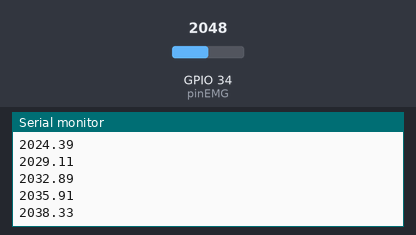
Simulated run of this sketch. Board: ESP32. Parts: the last lines printed to the serial monitor. The test bench sets the inputs (shaded band); at power-on: GPIO 34 (pinEMG) = 2048 (analog values on the 0–4095 scale).

Above: at 1.2 s.
1.3 s: GPIO 34 (pinEMG) set to 2866
At 1.32 s:
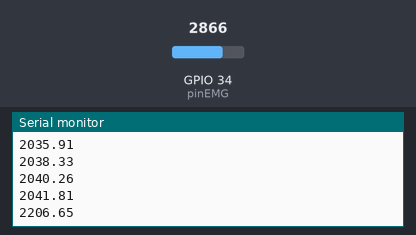
2.8 s: GPIO 34 (pinEMG) set to 3603
At 2.83 s:
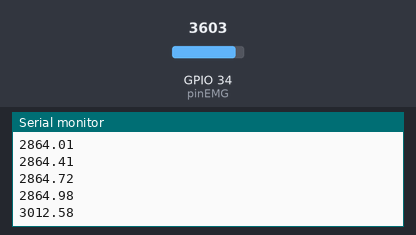
Timing chart, 0 to 5.8 s (numbered marks = the images above; inputs shaded):
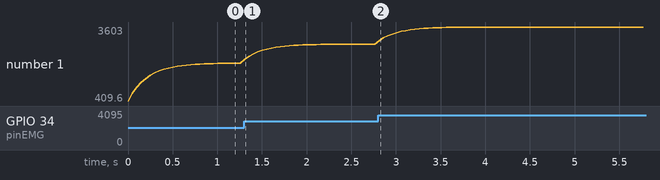

Measured:
- after the input at 1.3 s, the serial monitor: prints a new line at once (image 1)
- after the input at 2.8 s, the serial monitor: prints a new line at once (image 2)
- plotted number 1: 2041.81 → 2864.98 after the input at 1.3 s, 2864.98 → 3603 after the input at 2.8 s

The sketch:

codigo-esp-sensor-emg.ino
```cpp
// Variables para el filtrado exponencial
float emgFiltrado = 0.0;
float N = 5.0;  // Constante de suavizado

const int pinEMG = 34; // Pin de entrada analógica (GPIO 35)

void setup() {
  analogReadResolution(12); // ADC de 12 bits (0–4095 en ESP32)
  pinMode(pinEMG, INPUT);
  Serial.begin(115200);
}

void loop() {
  int lecturaRaw = analogRead(pinEMG); // Lectura cruda del EMG

  // Aplicación del filtro exponencial (media móvil)
  emgFiltrado = emgFiltrado * (N - 1) / N + lecturaRaw / N;

  // Mostrar por serial
  Serial.println(emgFiltrado);

  // Pausa de 50 milisegundos (~20 Hz de muestreo)
  delay(50);
}
```
